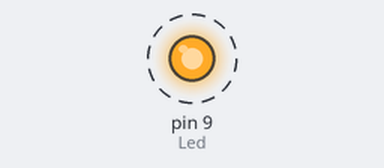
Bench run of a sketch on a simulated Arduino Uno, built with avr-gcc and run on an emulated ATmega328P. On the bench: output pins drawn as LEDs (lit = HIGH). Dashed ring = blinking.

Above: at 0.2 s.
Timing chart, 0 to 3.0 s (numbered marks = the images above):
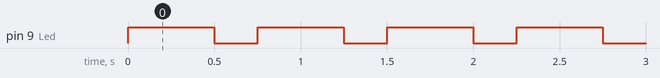

The sketch:

5V_LED_-_Blink_Code.ino
```cpp
#define Led 9


void setup() {
  pinMode(Led,OUTPUT);

}

void loop() {

  digitalWrite(Led,HIGH);
  delay(500);
  digitalWrite(Led,LOW);
  delay(250);
}
```

Measured:
- by itself, pin 9 (Led): alternates HIGH for 0.50 s and LOW for 0.25 s
